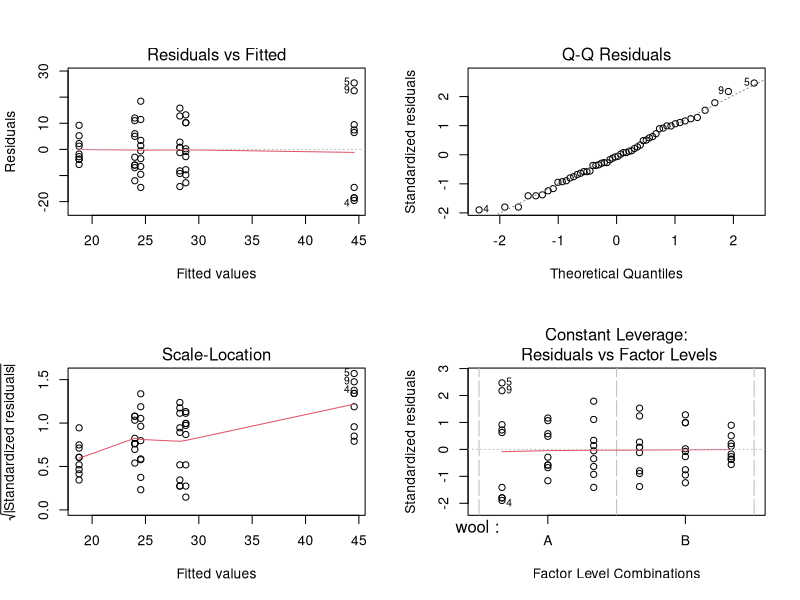
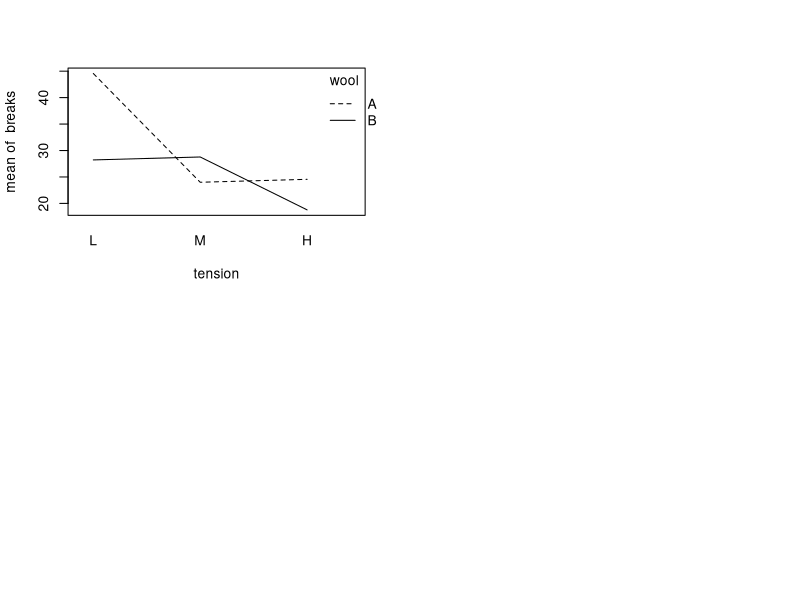

Recreate these plots in R, in order.
data(warpbreaks)
head(warpbreaks)
wm <- lm(breaks~wool*tension,data=warpbreaks)
par(mfrow=c(2,2))
plot(wm)  # residual plots are fine
anova(wm)

## ... so there is evidence for a wool:tension interaction

with(warpbreaks,interaction.plot(tension,wool,breaks))
